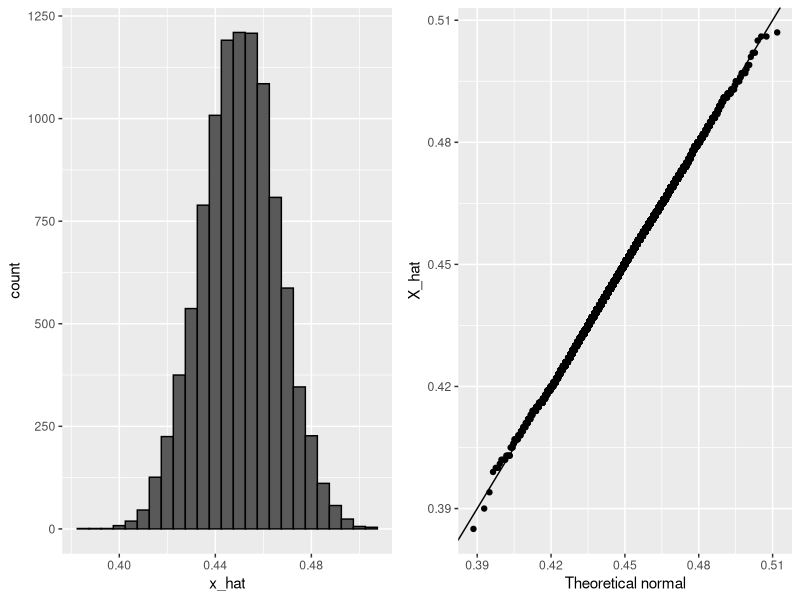
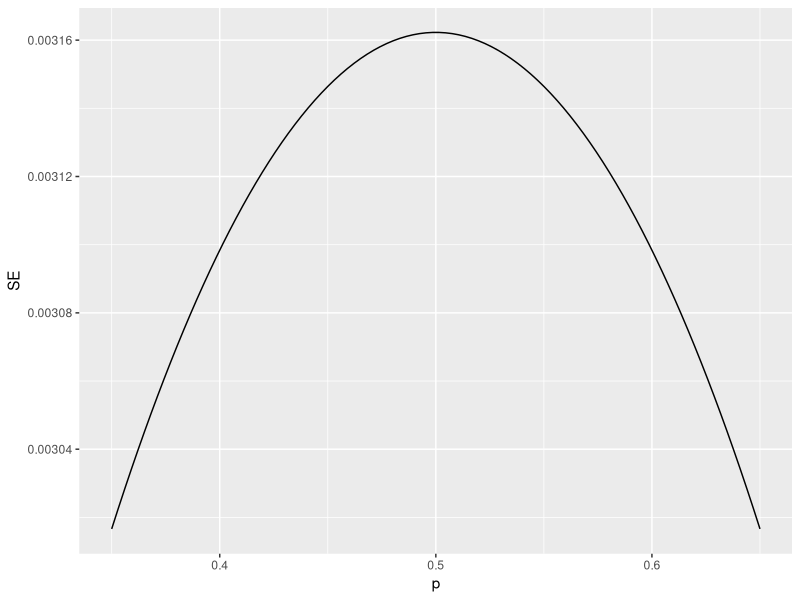

Write R code to recreate these figures, in order.
p <- 0.45    # unknown p to estimate
N <- 1000

# simulate one poll of size N and determine x_hat
x <- sample(c(0,1), size = N, replace = TRUE, prob = c(1-p, p))
x_hat <- mean(x)

# simulate B polls of size N and determine average x_hat
B <- 10000    # number of replicates
N <- 1000    # sample size per replicate
x_hat <- replicate(B, {
  x <- sample(c(0,1), size = N, replace = TRUE, prob = c(1-p, p))
  mean(x)
})

library(tidyverse)
library(gridExtra)
p1 <- data.frame(x_hat = x_hat) %>%
  ggplot(aes(x_hat)) +
  geom_histogram(binwidth = 0.005, color = "black")
p2 <- data.frame(x_hat = x_hat) %>%
  ggplot(aes(sample = x_hat)) +
  stat_qq(dparams = list(mean = mean(x_hat), sd = sd(x_hat))) +
  geom_abline() +
  ylab("X_hat") +
  xlab("Theoretical normal")
grid.arrange(p1, p2, nrow=1)

library(tidyverse)
N <- 100000
p <- seq(0.35, 0.65, length = 100)
SE <- sapply(p, function(x) 2*sqrt(x*(1-x)/N))
data.frame(p = p, SE = SE) %>%
  ggplot(aes(p, SE)) +
  geom_line()